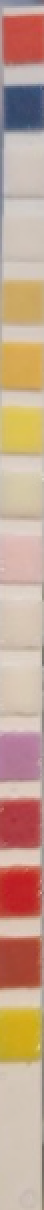
#> input picture ImageProcessingProject/findGradient/test01/strip/strip1.png, 22 x 605 px, found by its file name (shown 2 times larger)
$ python strip01.py
#> lines starting #> are read from the running program, lines starting #| are printed output that depends on the picture
import cv2 as cv
import numpy as np
from matplotlib import pyplot as plt

img = cv.imread('photo/strip1.png',cv.IMREAD_GRAYSCALE)
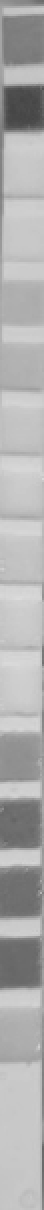
#> img: shape (605, 22) (shown 2 times larger); min 70, max 220, mean 174.5
assert img is not None, "file could not be read, check with os.path.exists()"

# cv.imshow('Strip1',img)

laplacian = cv.Laplacian(img,cv.CV_64F)
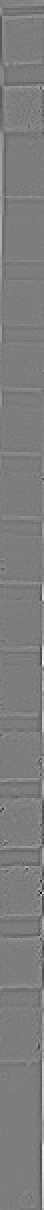
#> laplacian: shape (605, 22) float64 (shown 2 times larger); min -182, max 188, mean 0.7; drawn with min black and max white
sobelx = cv.Sobel(img,cv.CV_64F,1,0,ksize=5)
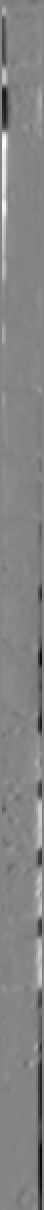
#> sobelx: shape (605, 22) float64 (shown 2 times larger); min -3219, max 2958, mean -9.5; drawn with min black and max white
sobely = cv.Sobel(img,cv.CV_64F,0,1,ksize=5)
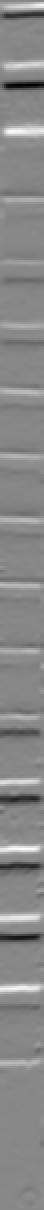
#> sobely: shape (605, 22) float64 (shown 2 times larger); min -4537, max 3962, mean 12.1; drawn with min black and max white

plt.subplot(2,2,1),plt.imshow(img,cmap = 'gray')
plt.title('Original'), plt.xticks([]), plt.yticks([])

plt.subplot(2,2,2),plt.imshow(laplacian,cmap='gray')
plt.title('Laplacian'),plt.xticks([]),plt.yticks([])

plt.subplot(2,2,3),plt.imshow(sobelx,cmap='gray')
plt.title('Sobel X'),plt.xticks([]), plt.yticks([])

plt.subplot(2,2,4),plt.imshow(sobely,cmap='gray')
plt.title('Sobel Y'),plt.xticks([]), plt.yticks([])

# cv.imshow('Strip1_Laplacian',laplacian)
# cv.imshow('Strip1_SobelX',sobelx)
# cv.imshow('Strip1_SobelY',sobely)


plt.show()
